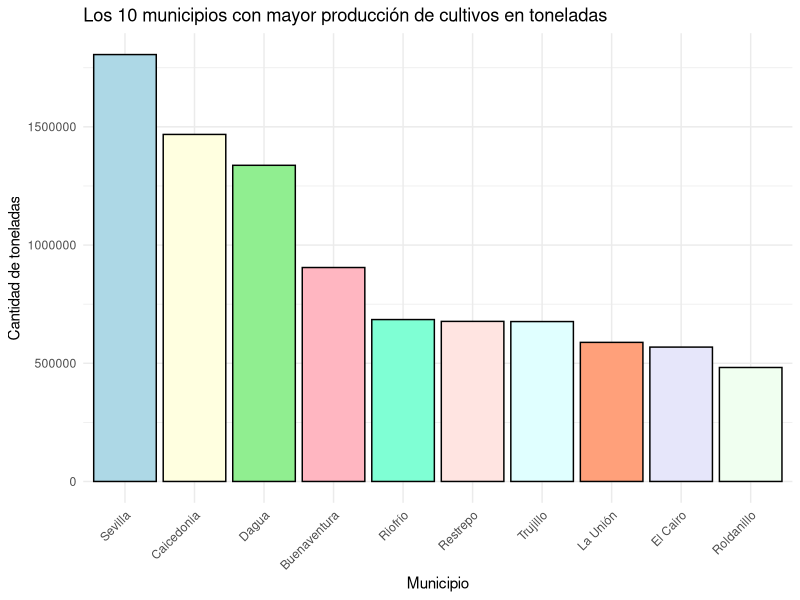
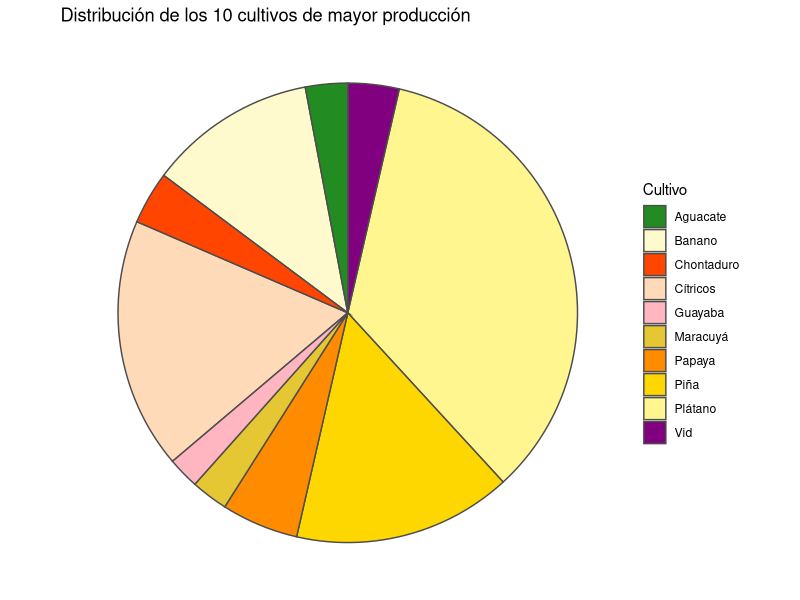
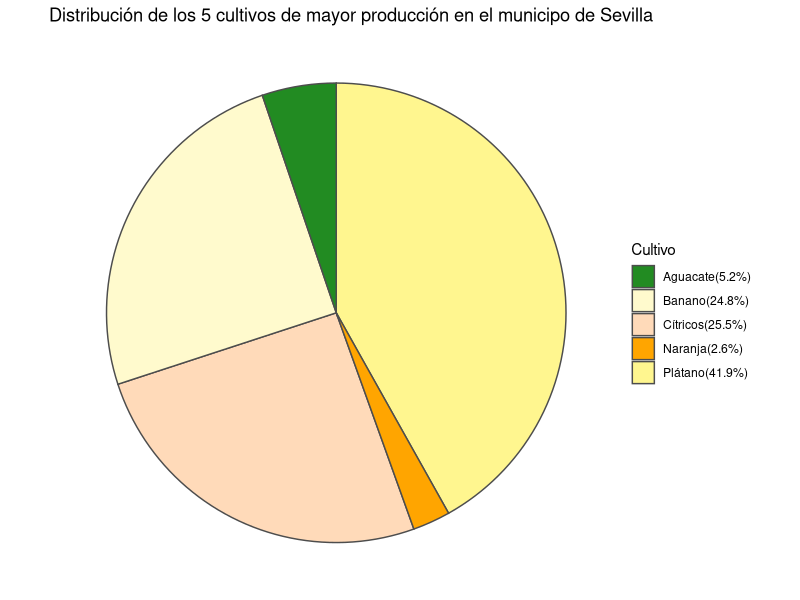
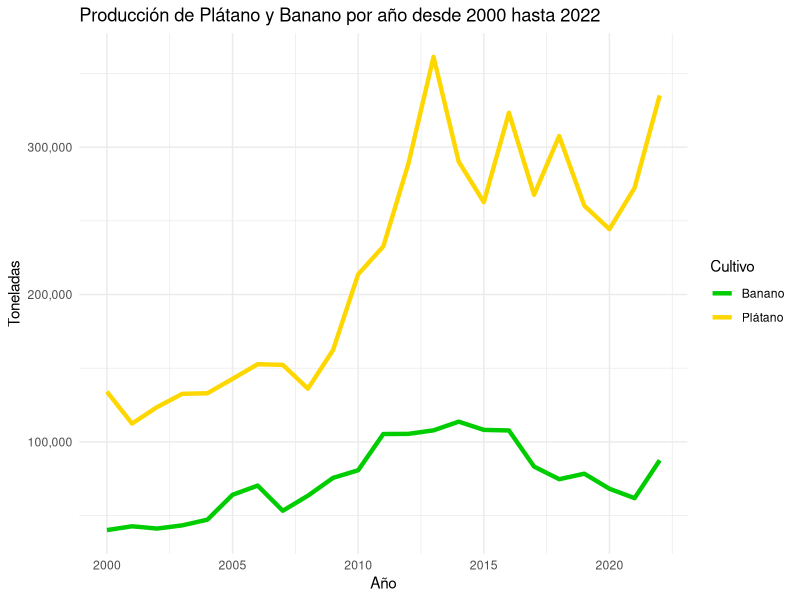

R code for these plots, in order:
#######################################################################
################# IMPORTACIÓN DE LA BASE DE DATOS #####################
#######################################################################
library(readxl)

base <- read.csv("Produccion_de_frutales_en_el_Valle_del_Cauca_20250409.csv")
#View(base)

#######################################################################
################## PREPARACIÓN DE LA BASE DE DATOS ####################
#######################################################################

cat("La base contiene", nrow(base), "filas")
cat("La base contiene", ncol(base), "columnas, las cuales son:")
cat(names(base))
s <- summary(base)
s2 <- str(base)
cat("La base de datos se encuentra con una cantidad de datos nulos de:",sum(is.na(base)))
colSums(is.na(base))
unique(base$Cultivo)

#######################################################################
########### Algunas busquedas en la base de datos usando dplyr ########
#######################################################################

library(dplyr)
##Cultivo con mayor y menor cantidad de filas en la base
b1 <- base %>% count(Cultivo) %>% filter(n == max(n) | n == min(n))
##Cinco cultivos con mayor cantidad de filas en la base
b2 <- base %>% count(Cultivo, sort = TRUE) %>% slice_head(n = 5)
##Cantidad de filas no repetidas entre año, municipio y subregion para el cultivo de Plátano
b3 <- base %>% filter(Cultivo == "Plátano") %>% distinct(año, Municipio, Subregion) %>% count()
##Base de datos del cultivo de Plátano en el municipio de Dagua
b4 <- base %>% filter(Cultivo == "Plátano" & Municipio == "Dagua")

#######################################################################
####### Creación de los dataframes para las graficas con ggplot #######
#######################################################################

library(dplyr)
##Cantidad de toneladas de frutas por munipios (10 con mayor cantidad de toneladas)
toneladasMunicipios <- base %>%
  filter(!Cultivo %in% c("Melón", "Sandía")) %>%
  group_by(Municipio) %>%
  summarise(Total_toneladas = sum(Produccion_toneladas)) %>%
  arrange(desc(Total_toneladas)) %>%
  slice_head(n = 10)

##Cantidad de toneladas por cultivos de ciclo anual
toneladasCultivos <- base %>%
  filter(Ciclo == "Anual") %>%
  group_by(Cultivo) %>%
  summarise(Total_toneladas = sum(Produccion_toneladas)) %>%
  arrange(desc(Total_toneladas)) %>%
  slice_head(n = 10) %>%
  mutate(porcentage = Total_toneladas/sum(Total_toneladas) * 100, label = paste0(Cultivo, "(", round(porcentage, 1), "%)"))

##Diez cultivos con mayor cantidad de toneladas en el municipio con mayor producción
ToneladasMunicipioMayorProd <- base %>% filter(Municipio == "Sevilla") %>%
  group_by(Cultivo) %>%
  summarise(Total_toneladas = sum(Produccion_toneladas)) %>%
  arrange(desc(Total_toneladas)) %>%
  slice_head(n = 5) %>%
  mutate(porcentage = Total_toneladas/sum(Total_toneladas) * 100, label = paste0(Cultivo, "(", round(porcentage, 1), "%)"))

##Producción de Plátano por año
Platano <- base %>% filter(Cultivo == "Plátano") %>%
  group_by(año) %>% 
  summarise(Total_toneladas = sum(Produccion_toneladas))

##Producción de Banano por año
Banano <- base %>% filter(Cultivo == "Banano") %>%
  group_by(año) %>% 
  summarise(Total_toneladas = sum(Produccion_toneladas))

#Historico
Platano <- Platano %>%
  mutate(Cultivo = "Plátano")
Banano <- Banano %>%
  mutate(Cultivo = "Banano")
historico <- bind_rows(Platano, Banano)

#######################################################################
############################ GRAFICAS #################################
#######################################################################

library(ggplot2)
## GRAFICA 1
g1 <- ggplot(toneladasMunicipios, aes(x=reorder(Municipio, -Total_toneladas), y=Total_toneladas)) +
  geom_bar(stat = "identity", fill = c("lightblue", "lightyellow", "lightgreen", "lightpink", "aquamarine", "mistyrose", "lightcyan", "lightsalmon", "lavender", "honeydew"), colour="black") +
  ggtitle("Los 10 municipios con mayor producción de cultivos en toneladas") +
  xlab("Municipio") +
  ylab("Cantidad de toneladas") +
  theme_minimal() +
  theme(axis.text.x = element_text(angle = 45, hjust = 1))

## GRAFICA 2

colores_frutas <- c(
  "Plátano"    = "#FFF68f",  # amarillo plátano
  "Cítricos"   = "#FFDAB9",  # naranja
  "Piña"       = "#FFD700",  # dorado
  "Banano"     = "#FFFACD",  # amarillo claro
  "Papaya"     = "#FF8C00",  # naranja oscuro
  "Chontaduro" = "#FF4500",  # naranja quemado
  "Vid"        = "#800080",  # morado uva
  "Aguacate"   = "#228B22",  # verde oscuro
  "Maracuyá"   = "#e5c633",  # amarillo verdoso
  "Guayaba"    = "#FFB6C1",  # rosado claro
  "Naranja"    = "#FFA500"   # naranja
)

g2 <- ggplot(toneladasCultivos, aes(x="", y = Total_toneladas, fill = Cultivo)) +
  geom_bar(stat = "identity", width = 1, colour = "grey30", size = 0.5) +
  coord_polar(theta = "y") +
  labs(title = "Distribución de los 10 cultivos de mayor producción") +
  theme_void() +
  scale_fill_manual(values = colores_frutas)

## GRAFICA 3
library(tibble)
labels_cultivo <- ToneladasMunicipioMayorProd %>%
  distinct(Cultivo, label) %>%
  deframe()

g3 <- ggplot(ToneladasMunicipioMayorProd, aes(x="", y = Total_toneladas, fill = Cultivo)) +
  geom_bar(stat = "identity", width = 1, colour = "grey30", size = 0.5) +
  coord_polar(theta = "y") +
  labs(title = "Distribución de los 5 cultivos de mayor producción en el municipo de Sevilla") +
  theme_void() +
  scale_fill_manual(values = colores_frutas, labels = labels_cultivo)

## GRAFICA 4
library(scales)
g4 <- ggplot(historico, aes(x = año, y = Total_toneladas, color = Cultivo)) +
  geom_line(size = 1.5) +
  scale_color_manual(values = c("Plátano" = "gold", "Banano" = "green3")) +
  scale_y_continuous(labels = label_comma()) +
  labs(
    title = "Producción de Plátano y Banano por año desde 2000 hasta 2022",
    x = "Año",
    y = "Toneladas",
    color = "Cultivo"
  ) +
  theme_minimal()
